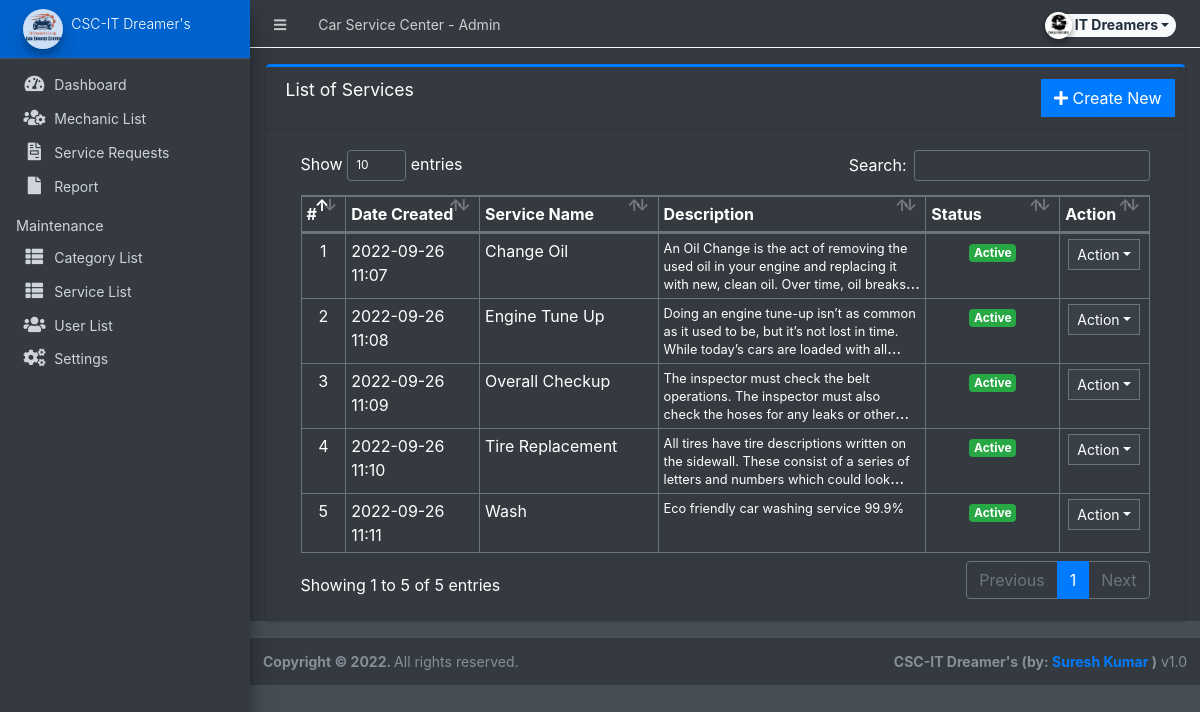
Screenshot of /admin/?page=maintenance/services (signed in) with the database file from the repository.
### tables this page shows
CREATE TABLE `service_list` (
  `id` int(30) NOT NULL,
  `service` text NOT NULL,
  `description` text NOT NULL,
  `status` tinyint(4) NOT NULL DEFAULT 1,
  `date_created` datetime NOT NULL DEFAULT current_timestamp()
);

### admin/maintenance/services.php (the view, shortened to what this page needs)
<div class="card card-outline card-primary">
	<div class="card-header">
		<h3 class="card-title">List of Services</h3>
		<div class="card-tools">
			<a href="?page=maintenance/manage_service" class="btn btn-flat btn-primary"><span class="fas fa-plus"></span>  Create New</a>
		</div>
	</div>
	<div class="card-body">
		<div class="container-fluid">
        <div class="container-fluid">
			<table class="table table-bordered table-stripped">
				<colgroup>
					<col width="5%">
					<col width="15%">
					<col width="20%">
					<col width="30%">
					<col width="15%">
					<col width="10%">
				</colgroup>
				<thead>
					<tr>
						<th>#</th>
						<th>Date Created</th>
						<th>Service Name</th>
						<th>Description</th>
						<th>Status</th>
						<th>Action</th>
					</tr>
				</thead>
				<tbody>
					<?php
					$i = 1;
						$qry = $conn->query("SELECT * from `service_list` order by service asc ");
						while($row = $qry->fetch_assoc()):
                            $row['description'] = strip_tags(html_entity_decode(stripslashes($row['description'])));
					?>
						<tr>
							<td class="text-center"><?php echo $i++; ?></td>
							<td><?php echo date("Y-m-d H:i",strtotime($row['date_created'])) ?></td>
							<td><?php echo $row['service'] ?></td>
							<td>
                                <p class="truncate-3 m-0 lh-1"><small><?php echo $row['description'] ?></small></p>
                            </td>
							<td class="text-center">
                                <?php if($row['status'] == 1): ?>
                                    <span class="badge badge-success">Active</span>
                                <?php else: ?>
                                    <span class="badge badge-danger">Inactive</span>
                                <?php endif; ?>
                            </td>
							<td align="center">
								 <button type="button" class="btn btn-flat btn-default btn-sm dropdown-toggle dropdown-icon" data-toggle="dropdown">
				                  		Action
				                  </button>
							</td>
						</tr>
					<?php endwhile; ?>
				</tbody>
			</table>
		</div>
		</div>
	</div>
</div>

### rows the page displays
service_list: date_created "2022-09-26 11:07", service "Change Oil", description "An Oil Change is the act of removing the used oil in your engine and replacing it with new, clean oil. Over time, oil…", status "Active"
service_list: date_created "2022-09-26 11:08", service "Engine Tune Up", description "Doing an engine tune-up isn’t as common as it used to be, but it’s not lost in time. While today’s cars are loaded with…", status "Active"
service_list: date_created "2022-09-26 11:09", service "Overall Checkup", description "The inspector must check the belt operations. The inspector must also check the hoses for any leaks or…", status "Active"
service_list: date_created "2022-09-26 11:10", service "Tire Replacement", description "All tires have tire descriptions written on the sidewall. These consist of a series of letters and numbers which could…", status "Active"
service_list: date_created "2022-09-26 11:11", service "Wash", description "Eco friendly car washing service 99.9%", status "Active"

### other values shown
$_settings->info('name') "Car Service Center"
$_settings->userdata('firstname').' '.$_settings->userdata('lastname') "IT Dreamers"
$_settings->info('short_name') "CSC-IT Dreamer's"
